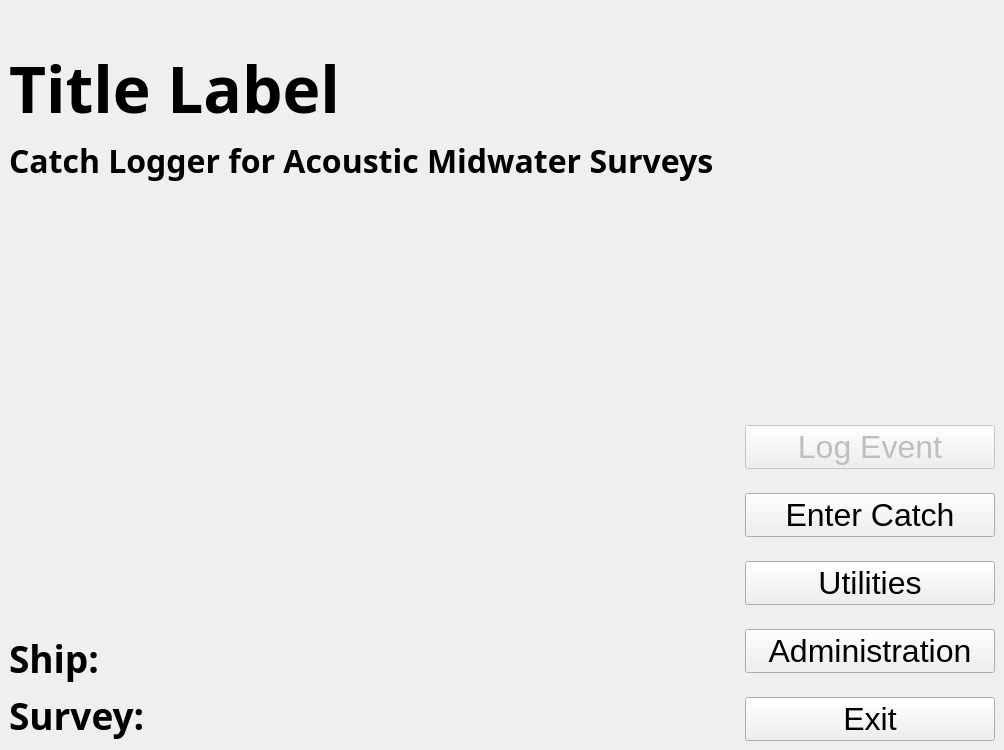
<?xml version="1.0" encoding="UTF-8"?>
<ui version="4.0">
 <class>clamsMain</class>
 <widget class="QMainWindow" name="clamsMain">
  <property name="geometry">
   <rect>
    <x>0</x>
    <y>0</y>
    <width>1004</width>
    <height>750</height>
   </rect>
  </property>
  <property name="minimumSize">
   <size>
    <width>850</width>
    <height>600</height>
   </size>
  </property>
  <property name="maximumSize">
   <size>
    <width>3840</width>
    <height>2160</height>
   </size>
  </property>
  <property name="windowTitle">
   <string>Catch Logger for Midwater Acoustic Surveys</string>
  </property>
  <widget class="QWidget" name="centralwidget">
   <layout class="QVBoxLayout" name="verticalLayout_3">
    <item>
     <widget class="QLabel" name="schemaLabel">
      <property name="font">
       <font>
        <family>Gill Sans MT</family>
        <pointsize>16</pointsize>
        <weight>75</weight>
        <bold>true</bold>
       </font>
      </property>
      <property name="text">
       <string/>
      </property>
     </widget>
    </item>
    <item>
     <widget class="QLabel" name="titleLabel">
      <property name="font">
       <font>
        <family>Gill Sans MT</family>
        <pointsize>48</pointsize>
        <weight>75</weight>
        <bold>true</bold>
       </font>
      </property>
      <property name="text">
       <string>Title Label</string>
      </property>
     </widget>
    </item>
    <item>
     <widget class="QLabel" name="subtitleLabel">
      <property name="font">
       <font>
        <family>Gill Sans MT</family>
        <pointsize>24</pointsize>
        <weight>75</weight>
        <italic>false</italic>
        <bold>true</bold>
       </font>
      </property>
      <property name="text">
       <string>Catch Logger for Acoustic Midwater Surveys</string>
      </property>
     </widget>
    </item>
    <item>
     <layout class="QHBoxLayout" name="horizontalLayout">
      <item>
       <layout class="QVBoxLayout" name="verticalLayout_2">
        <item>
         <spacer name="verticalSpacer">
          <property name="orientation">
           <enum>Qt::Vertical</enum>
          </property>
          <property name="sizeHint" stdset="0">
           <size>
            <width>20</width>
            <height>40</height>
           </size>
          </property>
         </spacer>
        </item>
        <item>
         <widget class="QLabel" name="shipLabel">
          <property name="font">
           <font>
            <family>Gill Sans MT</family>
            <pointsize>28</pointsize>
            <weight>75</weight>
            <italic>false</italic>
            <bold>true</bold>
           </font>
          </property>
          <property name="text">
           <string>Ship:                          </string>
          </property>
         </widget>
        </item>
        <item>
         <widget class="QLabel" name="surveyLabel">
          <property name="font">
           <font>
            <family>Gill Sans MT</family>
            <pointsize>28</pointsize>
            <weight>75</weight>
            <italic>false</italic>
            <bold>true</bold>
           </font>
          </property>
          <property name="text">
           <string>Survey:                       </string>
          </property>
         </widget>
        </item>
       </layout>
      </item>
      <item>
       <spacer name="horizontalSpacer">
        <property name="orientation">
         <enum>Qt::Horizontal</enum>
        </property>
        <property name="sizeHint" stdset="0">
         <size>
          <width>40</width>
          <height>20</height>
         </size>
        </property>
       </spacer>
      </item>
      <item>
       <layout class="QVBoxLayout" name="verticalLayout">
        <property name="spacing">
         <number>24</number>
        </property>
        <item>
         <spacer name="verticalSpacer_2">
          <property name="orientation">
           <enum>Qt::Vertical</enum>
          </property>
          <property name="sizeHint" stdset="0">
           <size>
            <width>20</width>
            <height>40</height>
           </size>
          </property>
         </spacer>
        </item>
        <item>
         <widget class="QPushButton" name="trawlEventBtn">
          <property name="enabled">
           <bool>false</bool>
          </property>
          <property name="minimumSize">
           <size>
            <width>250</width>
            <height>0</height>
           </size>
          </property>
          <property name="font">
           <font>
            <pointsize>24</pointsize>
           </font>
          </property>
          <property name="text">
           <string>Log Event</string>
          </property>
         </widget>
        </item>
        <item>
         <widget class="QPushButton" name="procBtn">
          <property name="minimumSize">
           <size>
            <width>250</width>
            <height>0</height>
           </size>
          </property>
          <property name="font">
           <font>
            <pointsize>24</pointsize>
           </font>
          </property>
          <property name="text">
           <string>Enter Catch</string>
          </property>
         </widget>
        </item>
        <item>
         <widget class="QPushButton" name="utilitiesBtn">
          <property name="minimumSize">
           <size>
            <width>250</width>
            <height>0</height>
           </size>
          </property>
          <property name="font">
           <font>
            <pointsize>24</pointsize>
           </font>
          </property>
          <property name="text">
           <string>Utilities</string>
          </property>
         </widget>
        </item>
        <item>
         <widget class="QPushButton" name="adminBtn">
          <property name="minimumSize">
           <size>
            <width>250</width>
            <height>0</height>
           </size>
          </property>
          <property name="font">
           <font>
            <pointsize>24</pointsize>
           </font>
          </property>
          <property name="text">
           <string>Administration</string>
          </property>
         </widget>
        </item>
        <item>
         <widget class="QPushButton" name="exitBtn">
          <property name="minimumSize">
           <size>
            <width>250</width>
            <height>0</height>
           </size>
          </property>
          <property name="font">
           <font>
            <pointsize>24</pointsize>
           </font>
          </property>
          <property name="text">
           <string>Exit</string>
          </property>
         </widget>
        </item>
       </layout>
      </item>
     </layout>
    </item>
   </layout>
  </widget>
 </widget>
 <resources/>
 <connections/>
</ui>
